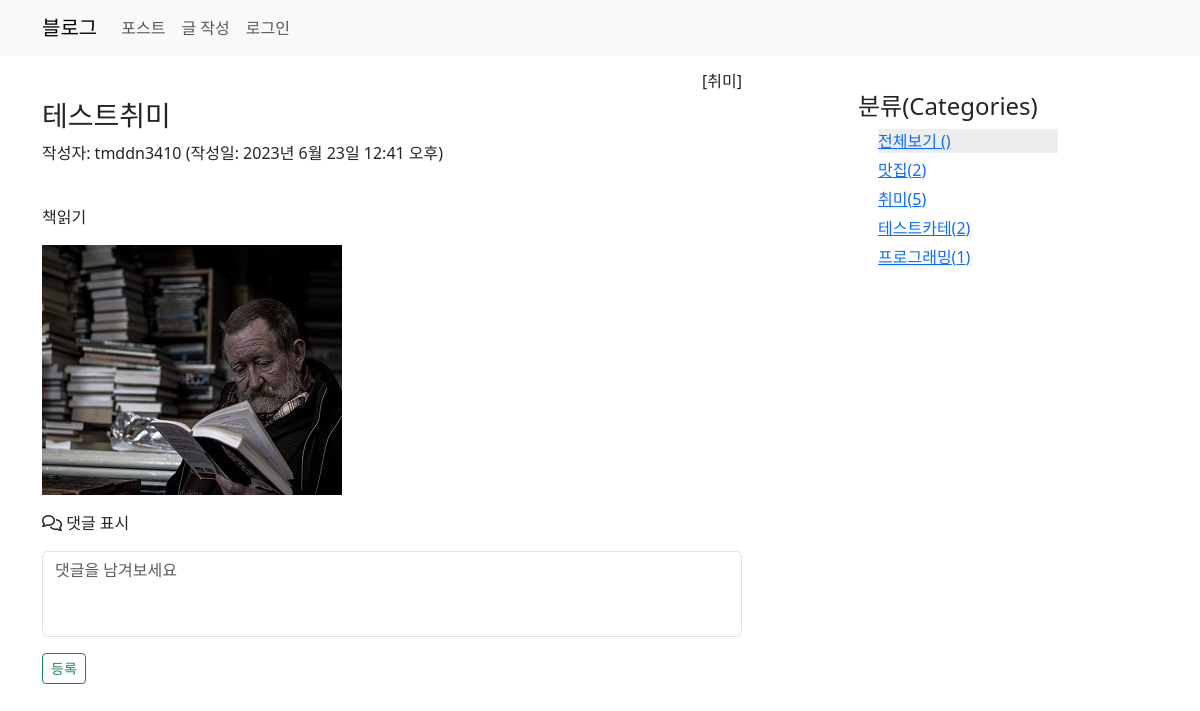
The app's page /blog/detail/8/ with its own data.
### blog/models.py (models this page shows, shortened)
class Post(models.Model):
    author = models.ForeignKey(User, on_delete=models.CASCADE)
    title = models.CharField(max_length=200)
    content = models.TextField()
    pub_date = models.DateTimeField()
    modify_date = models.DateTimeField(null=True, blank=True)
    photo = models.ImageField(upload_to='blog/images/%Y/%m/%d',
                    null=True, blank=True)
    file = models.FileField(upload_to='blog/files/%Y/%m/%d',
                    null=True, blank=True)
    category = models.ForeignKey(Category, null=True, blank=True,
                    on_delete=models.SET_NULL)

class Category(models.Model):
    name = models.CharField(max_length=50, unique=True)  #카테고리 이름
    slug = models.SlugField(max_length=200, unique=True, allow_unicode=True)
    def __str__(self):
        return self.name
    def get_absolute_url(self):
        return reverse('blog:category_page', args=[self.slug])
    class Meta:
        ordering = ['name']
        verbose_name = 'category'
        verbose_name_plural = 'categories'

### blog/views.py (the view)
# urls.py: path('detail/<int:post_id>/', views.detail, name='detail'), # 포스트 상세보기
def detail(request, post_id):
    post = get_object_or_404(Post, pk=post_id)
    categories = Category.objects.all()
    context = {'post': post, 'categories': categories}
    return render(request, 'blog/detail.html', context)

### templates/blog/detail.html (shortened to what this page needs)
{% extends 'base.html' %}
{% load static %}
{% block content %}
<div class="container my-3">
  <section id="detail">
      {% if post.category %}
         <h6 class="text-end">[{{ post.category }}]</h6>
     {% endif %}
     <h3>{{ post.title }}</h3>
      {% if post.modify_date %}
      <p>작성자: {{ post.author }} (수정일: {{ post.modify_date }})</p>
      {% else %}
      <p>작성자: {{ post.author }} (작성일: {{ post.pub_date }})</p>
      {% endif %}
     <p style="white-space: pre-line; line-height: 1.5em">
         {{ post.content }}
     </p>
      {% if post.photo %}
        <img src="{{ post.photo.url }}">
      {% endif %}
      <div class="mt-3">
        <i class="fa-regular fa-comments"></i> 댓글 표시
      </div>
      <div>
          <form action="{% url 'blog:comment_create' post.id %}" method="post">
              <div class="form-group">
                  <textarea name="content" rows="3" placeholder="댓글을 남겨보세요" class="form-control my-3" style="resize: none;" required></textarea>
                  <button type="submit" class="btn btn-sm btn-outline-success">등록</button>
              </div>
          </form>
      </div>
  </section>
  <aside>
    <h4>분류(Categories)</h4>
    <div>
        <ul>
           <li style="background: #eee">
                <a href="{% url 'blog:post_list' %}">
                    전체보기 ({{ postlist2 }})
                </a>
            </li>
            {% for category in categories %}
                {% if current_category.slug == category.slug %}
                <li style="background: #eee">
                    <a href="{{ category.get_absolute_url }}">
                        {{ category.name }}({{ category.post_set.count }})
                    </a>
                </li>
                {% else %}
                <li>
                    <a href="{{ category.get_absolute_url }}">
                        {{ category.name }}({{ category.post_set.count }})
                    </a>
                </li>
                {% endif %}
            {% endfor %}
        </ul>
    </div>
  </aside>
</div>
{% endblock %}

### static/blog/css/style.css (style rules this page uses)
a { text-decoration: none; }
textarea { resize: none; }
ul li { list-style: none }
#detail { width: 700px; float: left; }
aside { width: 200px; float: right; margin: 20px 100px 0 0; }
aside ul { padding-left: 20px; }
aside ul li { margin: 5px 0 }

### records on screen
Post: category "취미", title "테스트취미", author "tmddn3410", pub_date "2023년 6월 23일 12:41 오후", content "책읽기", photo (picture)
Category: name "맛집", post_set.count "2"
Category: name "취미", post_set.count "5"
Category: name "테스트카테", post_set.count "2"
Category: name "프로그래밍", post_set.count "1"
